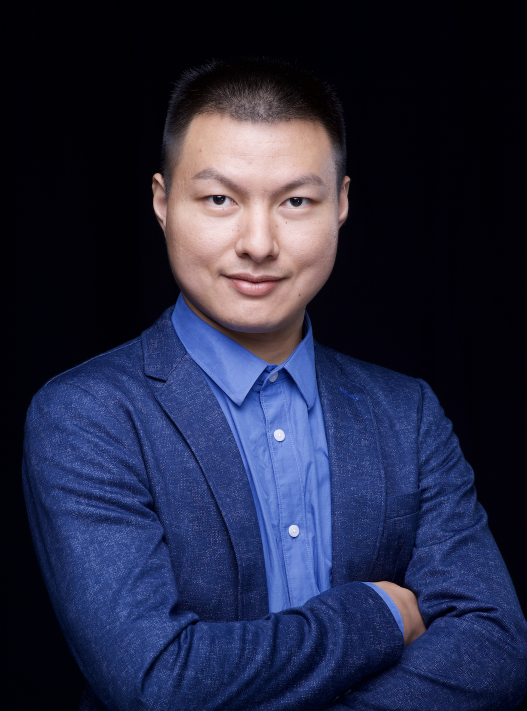
#> input picture color-transfer/source/s1.png, 1054 x 1422 px, found by its file name (shown at 1/2 size); its folder holds 2 pictures in this run
$ jupyter execute --allow-errors 'Color Transfer.ipynb'
#> lines starting #> are read from the running program, lines starting #| are printed output that depends on the picture; after the words box and inside, x2 and y2 are one past the last pixel; in counts of white or black regions, pixels touching at a corner belong together
[cell 1]
import numpy as np
import cv2
import os
import matplotlib.pyplot as plt

[cell 2]
def read_file(sn,tn):
#> called with sn = 's1', tn = 't1'
    s = cv2.imread('/Users/stevenzhai/Desktop/EIE4512/color-transfer/source/'+sn+'.png')
#> s is the input picture: shape (1422, 1054, 3); mean B, G, R 65.6, 39.8, 36.3
    s = cv2.cvtColor(s,cv2.COLOR_BGR2LAB)
#> s: shape (1422, 1054, 3); mean of channels 0, 1, 2 44.3, 135, 113.5
    t = cv2.imread('/Users/stevenzhai/Desktop/EIE4512/color-transfer/target/'+tn+'.png')
    t = cv2.cvtColor(t,cv2.COLOR_BGR2LAB)
    return s, t

[cell 3]
def get_mean_and_std(x):
    x_mean, x_std = cv2.meanStdDev(x)
    x_mean = np.hstack(np.around(x_mean,2))
    x_std = np.hstack(np.around(x_std,2))
    return x_mean, x_std

[cell 4]
def color_transfer():
    sources = ['s1','s2']
    targets = ['t1','t2']

    for n in range(len(sources)):
        print("Converting picture"+str(n+1)+"...ing")
        s, t = read_file(sources[n],targets[n])
        s_mean, s_std = get_mean_and_std(s)
        t_mean, t_std = get_mean_and_std(t)

        height, width, channel = s.shape
        for i in range(0,height):
            for j in range(0,width):
                for k in range(0,channel):
                    x = s[i,j,k]
                    x = ((x-s_mean[k])*(t_std[k]/s_std[k]))+t_mean[k]
                    # round or +0.5
                    x = round(x)
                    # boundary check
                    x = 0 if x<0 else x
                    x = 255 if x>255 else x
                    s[i,j,k] = x

        s = cv2.cvtColor(s,cv2.COLOR_LAB2BGR)
        cv2.imwrite('/Users/stevenzhai/Desktop/EIE4512/color-transfer/result/r'+str(n+1)+'.png',s)

#> (a cell that did not finish here is left out)

[cell 6]
img = cv2.imread('/Users/stevenzhai/Desktop/EIE4512/color-transfer/source/s1.png')

# Convert into grayscale
gray = cv2.cvtColor(img, cv2.COLOR_BGR2GRAY)
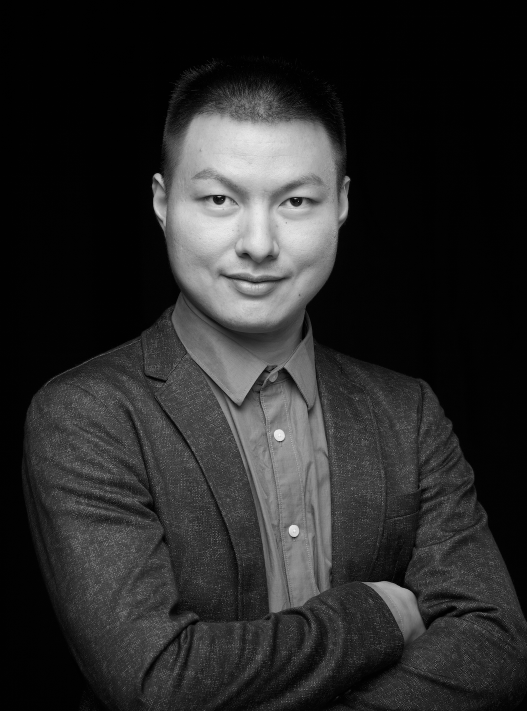
#> gray: shape (1422, 1054) (shown at 1/2 size); min 0, max 250, mean 41.7

# Load the cascade
face_cascade = cv2.CascadeClassifier('/Users/stevenzhai/Desktop/EIE4512/haarcascade_frontalface_alt2.xml')

# Detect faces
faces = face_cascade.detectMultiScale(gray,1.1,4)
#> faces = [[304, 236, 416, 416]]

# Draw rectangle around the faces and crop the faces
for (x, y, w, h) in faces:
    cv2.rectangle(img, (x, y), (x+w, y+h), (0, 0, 0), 2)
    faces = img[y:y + h, x:x + w]
    cv2.imshow("/Users/stevenzhai/Desktop/EIE4512/color-transfer/face",faces)
    cv2.imwrite('/Users/stevenzhai/Desktop/EIE4512/color-transfer/face.jpg', faces)
#> this loop made 1 pass
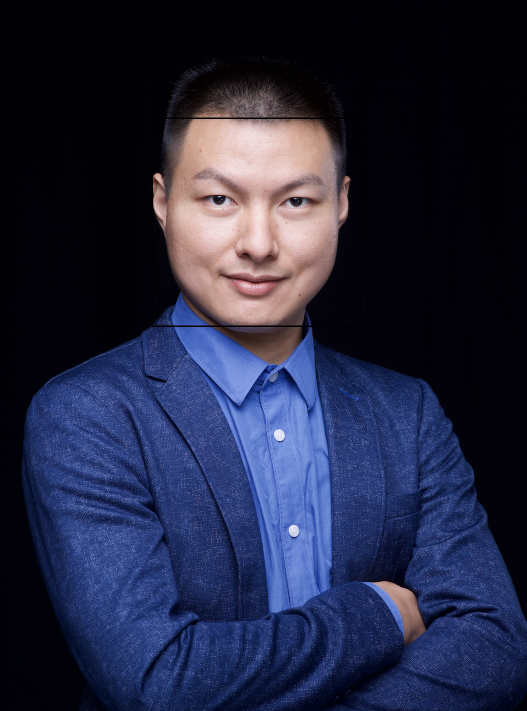
#> img: shape (1422, 1054, 3) (shown at 1/2 size); 0.33% of pixels changed, all inside (x1, y1, x2, y2) = (303, 235, 722, 654)

# Display the output
cv2.imwrite('/Users/stevenzhai/Desktop/EIE4512/color-transfer/detcted.jpg', img)
cv2.imshow('/Users/stevenzhai/Desktop/EIE4512/color-transfer/img', img)
cv2.waitKey(0)
#> Out = 27

[cell 7]
face_img = cv2.imread('/Users/stevenzhai/Desktop/EIE4512/color-transfer/face.jpg')
face_img = cv2.cvtColor(face_img,cv2.COLOR_BGR2LAB)
#> face_img: shape (416, 416, 3); mean of channels 0, 1, 2 129.2, 138, 132.9
land_img = cv2.imread('/Users/stevenzhai/Desktop/EIE4512/color-transfer/target/t2.png')
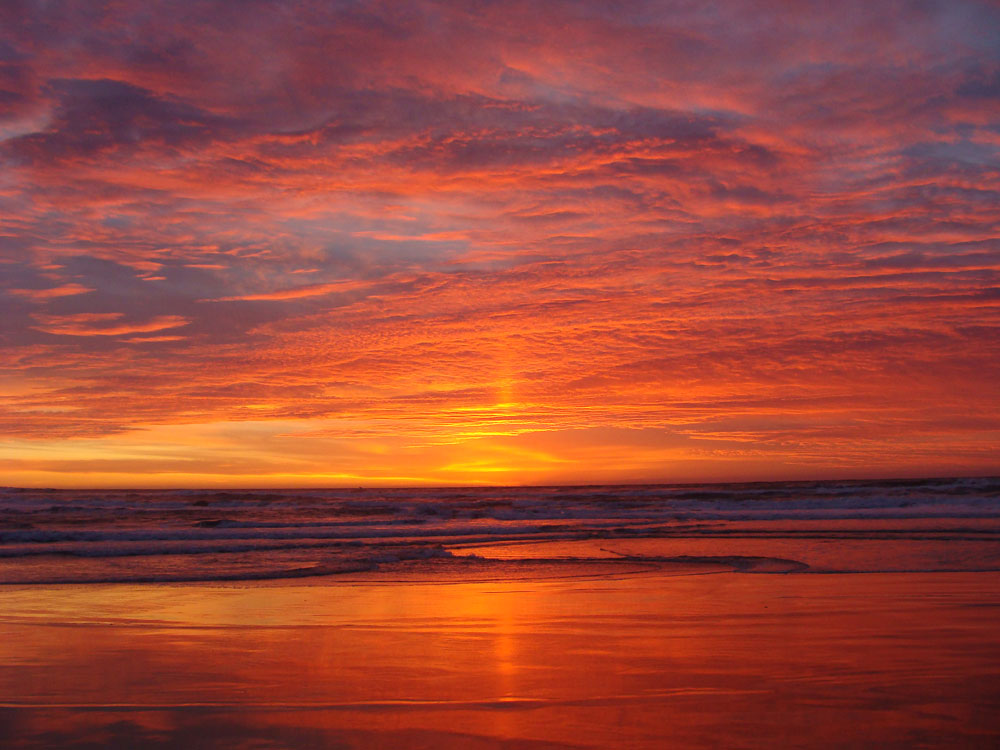
#> input picture color-transfer/target/t2.png, 1000 x 750 px, found by its file name
#> land_img is the input picture: shape (750, 1000, 3); mean B, G, R 57, 70.1, 152.7
land_img = cv2.cvtColor(land_img,cv2.COLOR_BGR2LAB)
#> land_img: shape (750, 1000, 3); mean of channels 0, 1, 2 103, 161.5, 151.4
face_l,face_w,face_c = face_img.shape
#> face_l = 416; face_w = 416; face_c = 3
land_l,land_w,land_c = land_img.shape
#> land_l = 750; land_w = 1000; land_c = 3

[cell 8]
plt.imshow(face_img)

[cell 9]
face_l,face_w,face_c = face_img.shape
land_l,land_w,land_c = land_img.shape

[cell 10]
def patch_color_transfer(size):
#> called with size = 10
    flag_1 = 0
    flag_2 = 0
    while flag_1 < size:
        while flag_2 < size:
            face_img_temp = face_img[face_l//size*flag_1:face_l//size*(flag_1+1),face_w//size*flag_2:face_w//size*(flag_2+1)]
            land_img_temp = land_img[land_l//size*flag_1:land_l//size*(flag_1+1),land_w//size*flag_2:land_w//size*(flag_2+1)]

            face_mean,face_std = get_mean_and_std(face_img_temp)
            land_mean,land_std = get_mean_and_std(land_img_temp)

            for i in range(0,face_l//size):
                for j in range(0,face_w//size):
                    for k in range(0,face_c):
                        x = face_img_temp[i,j,k]
                        x = ((x-face_mean[k])*(land_std[k]/face_std[k]))+land_mean[k]
                        # round or +0.5
                        x = round(x)
                        # boundary check
                        x = 0 if x<0 else x
                        x = 255 if x>255 else x
                        face_img[i + face_l//size*flag_1,j + face_l//size*flag_2,k] = x

            flag_2 += 1
        flag_2 = 0
        flag_1 += 1
#> this loop made 10 passes
#> face_img: shape (416, 416, 3); mean of channels 0, 1, 2 101, 160.7, 150.6
#> face_img_temp: shape (41, 41, 3); mean of channels 0, 1, 2 41.5, 153.2, 142.4
#> land_img_temp: shape (75, 100, 3); mean of channels 0, 1, 2 41.6, 153.2, 142.6

[cell 11]
def gammaCorrection(src, gamma):
    invGamma = 1 / gamma

    table = [((i / 255) ** invGamma) * 255 for i in range(256)]
    table = np.array(table, np.uint8)

    return cv2.LUT(src, table)

[cell 12]
face_ori = cv2.imread('/Users/stevenzhai/Desktop/EIE4512/color-transfer/face.jpg')
face_ori = cv2.cvtColor(face_ori,cv2.COLOR_BGR2RGB)
plt.imshow(face_ori)

[cell 13]
patch_color_transfer(10)

[cell 14]
face_img = cv2.cvtColor(face_img,cv2.COLOR_LAB2RGB)
plt.imshow(face_img)

[cell 15]
avging = cv2.blur(face_img,(50,50))
avging = cv2.blur(avging,(50,50))
plt.imshow(avging)

[cell 16]
target = gammaCorrection(avging,1.5)
target = cv2.cvtColor(target,cv2.COLOR_RGB2LAB)
#> target: shape (416, 416, 3); mean of channels 0, 1, 2 132.8, 155.5, 146.5
face_ori2 = cv2.cvtColor(face_ori,cv2.COLOR_RGB2LAB)
source_l,source_w,source_c = face_ori2.shape
target_l,target_w,target_c = target.shape

[cell 17]
target = avging.copy()
target = cv2.cvtColor(target,cv2.COLOR_RGB2LAB)
#> target: shape (416, 416, 3); mean of channels 0, 1, 2 100.8, 160.6, 149.9
face_ori2 = cv2.cvtColor(face_ori,cv2.COLOR_RGB2LAB)

[cell 18]
def calculate_cdf(histogram):
    """
    This method calculates the cumulative distribution function
    :param array histogram: The values of the histogram
    :return: normalized_cdf: The normalized cumulative distribution function
    :rtype: array
    """
    # Get the cumulative sum of the elements
    cdf = histogram.cumsum()

    # Normalize the cdf
    normalized_cdf = cdf / float(cdf.max())

    return normalized_cdf

[cell 19]
def calculate_lookup(src_cdf, ref_cdf):
    """
    This method creates the lookup table
    :param array src_cdf: The cdf for the source image
    :param array ref_cdf: The cdf for the reference image
    :return: lookup_table: The lookup table
    :rtype: array
    """
    lookup_table = np.zeros(256)
    lookup_val = 0
    for src_pixel_val in range(len(src_cdf)):
        lookup_val
        for ref_pixel_val in range(len(ref_cdf)):
            if ref_cdf[ref_pixel_val] >= src_cdf[src_pixel_val]:
                lookup_val = ref_pixel_val
                break
        lookup_table[src_pixel_val] = lookup_val
    return lookup_table

[cell 20]
def match_histograms(src_image, ref_image):
    """
    This method matches the source image histogram to the
    reference signal
    :param image src_image: The original source image
    :param image  ref_image: The reference image
    :return: image_after_matching
    :rtype: image (array)
    """
    # Split the images into the different color channels
    # b means blue, g means green and r means red
    src_b, src_g, src_r = cv2.split(src_image)
    ref_b, ref_g, ref_r = cv2.split(ref_image)
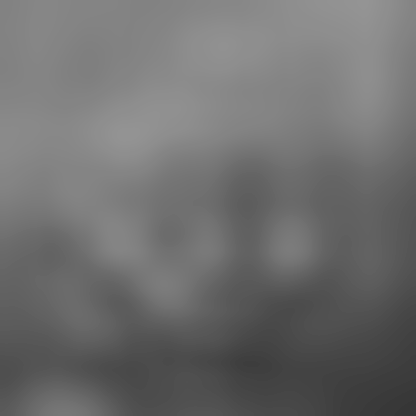
#> ref_r: shape (416, 416); min 54, max 148, mean 110.3

    # Compute the b, g, and r histograms separately
    # The flatten() Numpy method returns a copy of the array c
    # collapsed into one dimension.
    src_hist_blue, bin_0 = np.histogram(src_b.flatten(), 256, [0,256])
    src_hist_green, bin_1 = np.histogram(src_g.flatten(), 256, [0,256])
    src_hist_red, bin_2 = np.histogram(src_r.flatten(), 256, [0,256])
    ref_hist_blue, bin_3 = np.histogram(ref_b.flatten(), 256, [0,256])
    ref_hist_green, bin_4 = np.histogram(ref_g.flatten(), 256, [0,256])
    ref_hist_red, bin_5 = np.histogram(ref_r.flatten(), 256, [0,256])

    # Compute the normalized cdf for the source and reference image
    src_cdf_blue = calculate_cdf(src_hist_blue)
    src_cdf_green = calculate_cdf(src_hist_green)
    src_cdf_red = calculate_cdf(src_hist_red)
    ref_cdf_blue = calculate_cdf(ref_hist_blue)
    ref_cdf_green = calculate_cdf(ref_hist_green)
    ref_cdf_red = calculate_cdf(ref_hist_red)

    # Make a separate lookup table for each color
    blue_lookup_table = calculate_lookup(src_cdf_blue, ref_cdf_blue)
    green_lookup_table = calculate_lookup(src_cdf_green, ref_cdf_green)
    red_lookup_table = calculate_lookup(src_cdf_red, ref_cdf_red)

    # Use the lookup function to transform the colors of the original
    # source image
    blue_after_transform = cv2.LUT(src_b, blue_lookup_table)
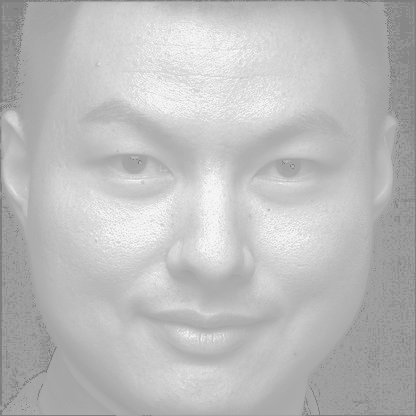
#> blue_after_transform: shape (416, 416) float64; min 126, max 246, mean 187.8
    green_after_transform = cv2.LUT(src_g, green_lookup_table)
    red_after_transform = cv2.LUT(src_r, red_lookup_table)

    # Put the image back together
    image_after_matching = cv2.merge([
        blue_after_transform, green_after_transform, red_after_transform])
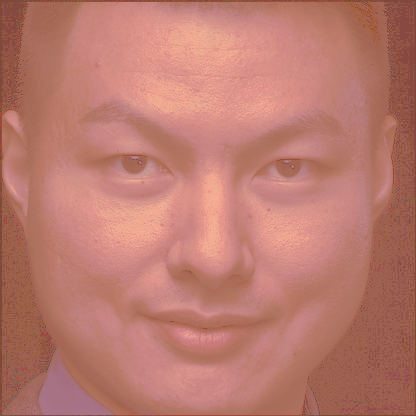
#> image_after_matching: shape (416, 416, 3) float64; mean R, G, B 187.8, 122.3, 110.7
    image_after_matching = cv2.convertScaleAbs(image_after_matching)

    return image_after_matching

[cell 21]
tmp = gammaCorrection(avging,1.8)

[cell 22]
plt.imshow(tmp)

[cell 23]
midgard = match_histograms(face_ori,tmp)

[cell 24]
plt.imshow(midgard)

[cell 25]
plt.imshow(midgard[:,:,0])
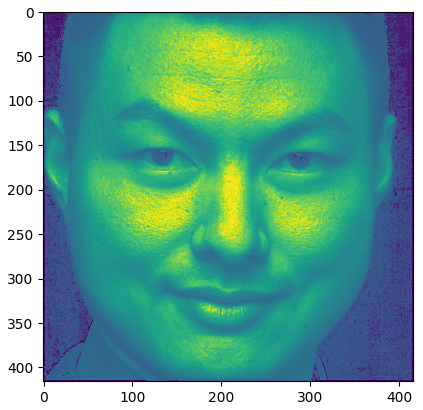
#> figure drawn by matplotlib, 1 panel

#> (a cell that did not finish here is left out)

#> (a cell that did not finish here is left out)

[cell 28]
midgard = cv2.cvtColor(midgard,cv2.COLOR_RGB2LAB)
#> midgard: shape (416, 416, 3); mean of channels 0, 1, 2 147.4, 152.2, 145

[cell 29]
L,A,B = cv2.split(target)
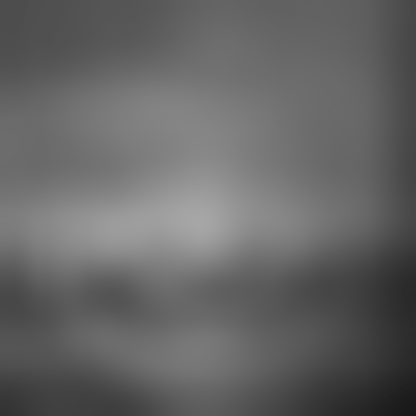
#> L: shape (416, 416); min 24, max 166, mean 100.8
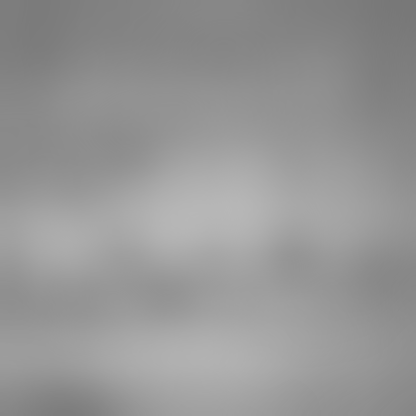
#> B: shape (416, 416); min 119, max 183, mean 149.9
midgard[:,:,0] = np.round((L + 0.9*midgard[:,:,0])/1.9)
#> midgard: shape (416, 416, 3); mean of channels 0, 1, 2 122.9, 152.2, 145
Asgard = cv2.cvtColor(midgard,cv2.COLOR_LAB2RGB)
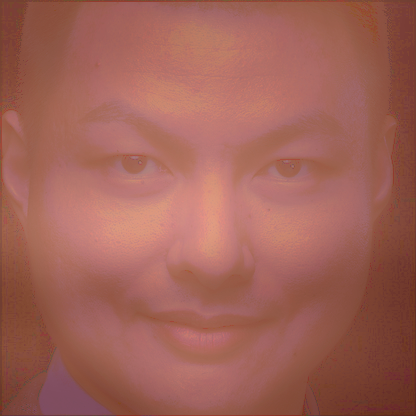
#> Asgard: shape (416, 416, 3); mean R, G, B 160.8, 98.2, 87.3
plt.imshow(Asgard)
